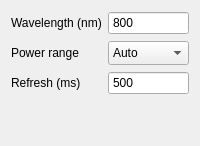
              <widget class="QWidget" name="configTab2">
               <attribute name="title">
                <string>PM config</string>
               </attribute>
               <layout class="QGridLayout" name="pmGrid" columnstretch="0,1">
                <item row="0" column="0">
                 <widget class="QLabel" name="pmLabel_wl">
                  <property name="sizePolicy">
                   <sizepolicy hsizetype="Preferred" vsizetype="Fixed">
                    <horstretch>0</horstretch>
                    <verstretch>0</verstretch>
                   </sizepolicy>
                  </property>
                  <property name="toolTip">
                   <string>&lt;html&gt;&lt;head/&gt;&lt;body&gt;&lt;p&gt;&lt;span style=&quot; font-weight:700;&quot;&gt;Wavelength (nm) - default 800 nm&lt;/span&gt;&lt;/p&gt;&lt;p&gt;Set it to the pump wavelength. The meter uses it to correct the reading with the sensor's calibration data; it does not select what the sensor detects.&lt;/p&gt;&lt;p&gt;Sent to the meter when the meter connects, and again every time you finish editing (Enter, or leaving the box). The value the meter accepted is shown back here.&lt;/p&gt;&lt;p&gt;The S302C thermal sensor accepts any value from 185 to 20000 nm and responds almost equally over that range, so the correction is small; a photodiode sensor has a narrower range and depends strongly on the wavelength. The limits of the box follow the connected sensor.&lt;/p&gt;&lt;p&gt;Whole nanometres only. Preset wavelengths shown on the meter's front panel or in the Thorlabs software are just shortcuts there; the meter itself accepts any value within the range.&lt;/p&gt;&lt;/body&gt;&lt;/html&gt;</string>
                  </property>
                  <property name="text">
                   <string>Wavelength (nm)</string>
                  </property>
                  <property name="mytype" stdset="0">
                   <string>label</string>
                  </property>
                 </widget>
                </item>
                <item row="0" column="1">
                 <widget class="QSpinBox" name="pmWavelength">
                  <property name="sizePolicy">
                   <sizepolicy hsizetype="Expanding" vsizetype="Fixed">
                    <horstretch>0</horstretch>
                    <verstretch>0</verstretch>
                   </sizepolicy>
                  </property>
                  <property name="minimumSize">
                   <size>
                    <width>0</width>
                    <height>24</height>
                   </size>
                  </property>
                  <property name="toolTip">
                   <string>&lt;html&gt;&lt;head/&gt;&lt;body&gt;&lt;p&gt;&lt;span style=&quot; font-weight:700;&quot;&gt;Wavelength (nm) - default 800 nm&lt;/span&gt;&lt;/p&gt;&lt;p&gt;Set it to the pump wavelength. The meter uses it to correct the reading with the sensor's calibration data; it does not select what the sensor detects.&lt;/p&gt;&lt;p&gt;Sent to the meter when the meter connects, and again every time you finish editing (Enter, or leaving the box). The value the meter accepted is shown back here.&lt;/p&gt;&lt;p&gt;The S302C thermal sensor accepts any value from 185 to 20000 nm and responds almost equally over that range, so the correction is small; a photodiode sensor has a narrower range and depends strongly on the wavelength. The limits of the box follow the connected sensor.&lt;/p&gt;&lt;p&gt;Whole nanometres only. Preset wavelengths shown on the meter's front panel or in the Thorlabs software are just shortcuts there; the meter itself accepts any value within the range.&lt;/p&gt;&lt;/body&gt;&lt;/html&gt;</string>
                  </property>
                  <property name="buttonSymbols">
                   <enum>QAbstractSpinBox::ButtonSymbols::NoButtons</enum>
                  </property>
                  <property name="minimum">
                   <number>185</number>
                  </property>
                  <property name="maximum">
                   <number>20000</number>
                  </property>
                  <property name="value">
                   <number>800</number>
                  </property>
                  <property name="mytype" stdset="0">
                   <string>intNO</string>
                  </property>
                 </widget>
                </item>
                <item row="1" column="0">
                 <widget class="QLabel" name="pmLabel_range">
                  <property name="sizePolicy">
                   <sizepolicy hsizetype="Preferred" vsizetype="Fixed">
                    <horstretch>0</horstretch>
                    <verstretch>0</verstretch>
                   </sizepolicy>
                  </property>
                  <property name="toolTip">
                   <string>&lt;html&gt;&lt;head/&gt;&lt;body&gt;&lt;p&gt;&lt;span style=&quot; font-weight:700;&quot;&gt;Power range&lt;/span&gt;&lt;/p&gt;&lt;p&gt;Auto: the meter picks the range itself (recommended).&lt;/p&gt;&lt;p&gt;A fixed range stops the meter from switching ranges; a power above it reads as over-range. The ranges are read from the meter when it connects and whenever the wavelength changes: they depend on the sensor and shift slightly with the wavelength (S302C at 800 nm: 3.695 mW, 34.99 mW, 347.9 mW, 3.477 W).&lt;/p&gt;&lt;p&gt;Applied to the meter at once.&lt;/p&gt;&lt;/body&gt;&lt;/html&gt;</string>
                  </property>
                  <property name="text">
                   <string>Power range</string>
                  </property>
                  <property name="mytype" stdset="0">
                   <string>label</string>
                  </property>
                 </widget>
                </item>
                <item row="1" column="1">
                 <widget class="QComboBox" name="pmRange">
                  <property name="sizePolicy">
                   <sizepolicy hsizetype="Expanding" vsizetype="Fixed">
                    <horstretch>0</horstretch>
                    <verstretch>0</verstretch>
                   </sizepolicy>
                  </property>
                  <property name="minimumSize">
                   <size>
                    <width>0</width>
                    <height>24</height>
                   </size>
                  </property>
                  <property name="toolTip">
                   <string>&lt;html&gt;&lt;head/&gt;&lt;body&gt;&lt;p&gt;&lt;span style=&quot; font-weight:700;&quot;&gt;Power range&lt;/span&gt;&lt;/p&gt;&lt;p&gt;Auto: the meter picks the range itself (recommended).&lt;/p&gt;&lt;p&gt;A fixed range stops the meter from switching ranges; a power above it reads as over-range. The ranges are read from the meter when it connects and whenever the wavelength changes: they depend on the sensor and shift slightly with the wavelength (S302C at 800 nm: 3.695 mW, 34.99 mW, 347.9 mW, 3.477 W).&lt;/p&gt;&lt;p&gt;Applied to the meter at once.&lt;/p&gt;&lt;/body&gt;&lt;/html&gt;</string>
                  </property>
                  <item>
                   <property name="text">
                    <string>Auto</string>
                   </property>
                  </item>
                 </widget>
                </item>
                <item row="2" column="0">
                 <widget class="QLabel" name="pmLabel_refresh">
                  <property name="sizePolicy">
                   <sizepolicy hsizetype="Preferred" vsizetype="Fixed">
                    <horstretch>0</horstretch>
                    <verstretch>0</verstretch>
                   </sizepolicy>
                  </property>
                  <property name="toolTip">
                   <string>&lt;html&gt;&lt;head/&gt;&lt;body&gt;&lt;p&gt;&lt;span style=&quot; font-weight:700;&quot;&gt;Refresh interval (ms)&lt;/span&gt;&lt;/p&gt;&lt;p&gt;How often the power display is updated, and the spacing between the N readings taken for Record.&lt;/p&gt;&lt;p&gt;The thermal sensor needs several seconds to follow a power change, so refreshing faster than about 500 ms shows little new.&lt;/p&gt;&lt;/body&gt;&lt;/html&gt;</string>
                  </property>
                  <property name="text">
                   <string>Refresh (ms)</string>
                  </property>
                  <property name="mytype" stdset="0">
                   <string>label</string>
                  </property>
                 </widget>
                </item>
                <item row="2" column="1">
                 <widget class="QSpinBox" name="pmRefresh">
                  <property name="sizePolicy">
                   <sizepolicy hsizetype="Expanding" vsizetype="Fixed">
                    <horstretch>0</horstretch>
                    <verstretch>0</verstretch>
                   </sizepolicy>
                  </property>
                  <property name="minimumSize">
                   <size>
                    <width>0</width>
                    <height>24</height>
                   </size>
                  </property>
                  <property name="toolTip">
                   <string>&lt;html&gt;&lt;head/&gt;&lt;body&gt;&lt;p&gt;&lt;span style=&quot; font-weight:700;&quot;&gt;Refresh interval (ms)&lt;/span&gt;&lt;/p&gt;&lt;p&gt;How often the power display is updated, and the spacing between the N readings taken for Record.&lt;/p&gt;&lt;p&gt;The thermal sensor needs several seconds to follow a power change, so refreshing faster than about 500 ms shows little new.&lt;/p&gt;&lt;/body&gt;&lt;/html&gt;</string>
                  </property>
                  <property name="buttonSymbols">
                   <enum>QAbstractSpinBox::ButtonSymbols::NoButtons</enum>
                  </property>
                  <property name="minimum">
                   <number>100</number>
                  </property>
                  <property name="maximum">
                   <number>10000</number>
                  </property>
                  <property name="singleStep">
                   <number>100</number>
                  </property>
                  <property name="value">
                   <number>500</number>
                  </property>
                  <property name="mytype" stdset="0">
                   <string>intNO</string>
                  </property>
                 </widget>
                </item>
                <item row="3" column="0">
                 <spacer name="pmVSpacer">
                  <property name="orientation">
                   <enum>Qt::Orientation::Vertical</enum>
                  </property>
                  <property name="sizeHint" stdset="0">
                   <size>
                    <width>20</width>
                    <height>40</height>
                   </size>
                  </property>
                 </spacer>
                </item>
               </layout>
              </widget>
